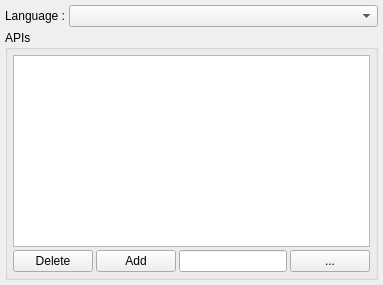
         <widget class="QWidget" name="wEditorAPIs" >
          <attribute name="title" >
           <string>APIs</string>
          </attribute>
          <layout class="QGridLayout" >
           <property name="margin" >
            <number>5</number>
           </property>
           <property name="spacing" >
            <number>3</number>
           </property>
           <item row="0" column="1" >
            <widget class="QComboBox" name="cbAPIsLanguages" >
             <property name="sizePolicy" >
              <sizepolicy>
               <hsizetype>7</hsizetype>
               <vsizetype>0</vsizetype>
               <horstretch>0</horstretch>
               <verstretch>0</verstretch>
              </sizepolicy>
             </property>
             <property name="toolTip" >
              <string>Select language to be configured.</string>
             </property>
            </widget>
           </item>
           <item row="0" column="0" >
            <widget class="QLabel" name="lAPIsLanguage" >
             <property name="text" >
              <string>Language :</string>
             </property>
            </widget>
           </item>
           <item row="1" column="0" colspan="2" >
            <widget class="QGroupBox" name="gbAPIs" >
             <property name="title" >
              <string>APIs</string>
             </property>
             <layout class="QGridLayout" >
              <property name="margin" >
               <number>5</number>
              </property>
              <property name="spacing" >
               <number>3</number>
              </property>
              <item row="1" column="0" >
               <widget class="QPushButton" name="pbAPIsDelete" >
                <property name="text" >
                 <string>Delete</string>
                </property>
               </widget>
              </item>
              <item row="1" column="3" >
               <widget class="QPushButton" name="pbAPIsBrowse" >
                <property name="sizePolicy" >
                 <sizepolicy>
                  <hsizetype>1</hsizetype>
                  <vsizetype>0</vsizetype>
                  <horstretch>0</horstretch>
                  <verstretch>0</verstretch>
                 </sizepolicy>
                </property>
                <property name="text" >
                 <string>...</string>
                </property>
               </widget>
              </item>
              <item row="1" column="2" >
               <widget class="QLineEdit" name="leAPIs" />
              </item>
              <item row="1" column="1" >
               <widget class="QPushButton" name="pbAPIsAdd" >
                <property name="text" >
                 <string>Add</string>
                </property>
               </widget>
              </item>
              <item row="0" column="0" colspan="4" >
               <widget class="QListWidget" name="lwAPIs" >
                <property name="statusTip" >
                 <string>List of API files</string>
                </property>
               </widget>
              </item>
             </layout>
            </widget>
           </item>
          </layout>
         </widget>
